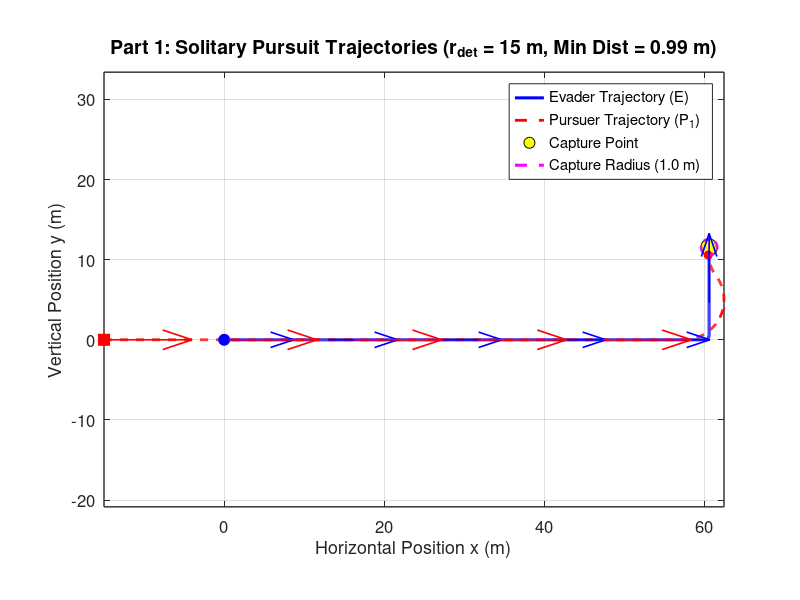
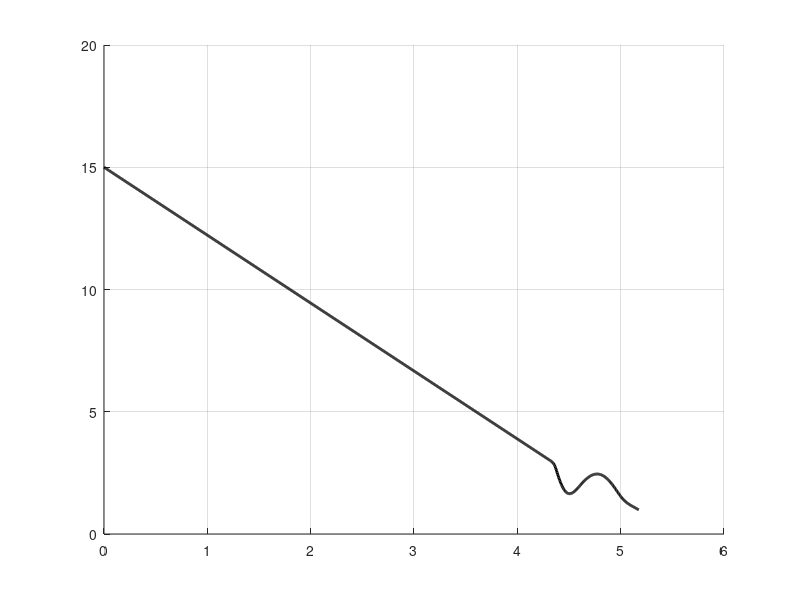

Source code (MATLAB) for these figures, in order: (Note: this script raises an error after producing the figures.)
% strategy_1_realistic_radius.m
% Part 1: Solitary Hunting with a realistic pursuer turning radius
clear; clc; close all;

%% 1. Model Parameters
v_p = 60 / 3.6;          % Pursuer speed (16.67 m/s)
v_e = 50 / 3.6;          % Evader speed (13.89 m/s)
R_p = 5.0;               % Pursuer min turning radius (m)
R_e = 0.5;               % Evader min turning radius (m)

w_p_max = v_p / R_p;     % Max angular velocity of pursuer (3.33 rad/s)
w_e_max = v_e / R_e;     % Max angular velocity of evader (27.78 rad/s)

l_cap = 1.0;             % Capture radius (m)
r_det = 25.0;            % Initial detection distance (m) [15, 50]
r_jink = 3.0;            % Critical distance where prey triggers jink (m)
T_max = 15.0;            % Raptor stamina limit (s)
dt = 0.005;              % Time step (s)
N = round(T_max / dt);
start_distances = [15, 20, 25, 30, 35];
start_angles = deg2rad([0, 15, -15, 30, -30]);
plot_folder = fullfile(pwd, 'strategy_1_realistic_radius_plots');
if ~exist(plot_folder, 'dir')
    mkdir(plot_folder);
end

for scenario = 1:5
r_det = start_distances(scenario);
%% 2. Initial Conditions (t = 0)
alpha_1 = start_angles(scenario);

% Preallocate state arrays
x_E = zeros(1, N); y_E = zeros(1, N); theta_E = zeros(1, N);
x_P = zeros(1, N); y_P = zeros(1, N); theta_P = zeros(1, N);
dist_P = zeros(1, N);
t_vec = (0:N-1) * dt;

% Set t = 0 values
x_E(1) = 0; y_E(1) = 0; theta_E(1) = 0;
x_P(1) = -r_det * cos(alpha_1);
y_P(1) =  r_det * sin(alpha_1);
theta_P(1) = 0;

captured = false;
end_idx = N;
is_jinking = false;
theta_target = 0;

%% 3. Time-Stepping Simulation Loop (Forward Euler)
for k = 1:N-1
    dist_P(k) = hypot(x_E(k) - x_P(k), y_E(k) - y_P(k));
    
    if dist_P(k) <= l_cap
        captured = true;
        end_idx = k;
        break;
    end
    
    % --- Pursuer Control (Pure Pursuit) ---
    theta_LOS = atan2(y_E(k) - y_P(k), x_E(k) - x_P(k));
    dtheta_P = atan2(sin(theta_LOS - theta_P(k)), cos(theta_LOS - theta_P(k)));
    if abs(dtheta_P) <= w_p_max * dt
        w_P = dtheta_P / dt;
    else
        w_P = w_p_max * sign(dtheta_P);
    end
    
    % --- Evader Control (Break Turn with Overshoot Reset) ---
    if is_jinking && dist_P(k) > r_jink + 1.5
        is_jinking = false;
    end

    if ~is_jinking && dist_P(k) <= r_jink
        is_jinking = true;
        theta_target = theta_LOS + pi / 2;
    end

    if is_jinking
        dtheta_E = atan2(sin(theta_target - theta_E(k)), ...
            cos(theta_target - theta_E(k)));
        if abs(dtheta_E) <= w_e_max * dt
            w_E = dtheta_E / dt;
        else
            w_E = w_e_max * sign(dtheta_E);
        end
    else
        theta_flee = theta_LOS;
        dtheta_E = atan2(sin(theta_flee - theta_E(k)), cos(theta_flee - theta_E(k)));
        if abs(dtheta_E) <= w_e_max * dt
            w_E = dtheta_E / dt;
        else
            w_E = w_e_max * sign(dtheta_E);
        end
    end
    
    % --- Euler Kinematic Updates ---
    x_P(k+1) = x_P(k) + v_p * cos(theta_P(k)) * dt;
    y_P(k+1) = y_P(k) + v_p * sin(theta_P(k)) * dt;
    theta_P(k+1) = theta_P(k) + w_P * dt;
    
    x_E(k+1) = x_E(k) + v_e * cos(theta_E(k)) * dt;
    y_E(k+1) = y_E(k) + v_e * sin(theta_E(k)) * dt;
    theta_E(k+1) = theta_E(k) + w_E * dt;
end

dist_P(end_idx) = hypot(x_E(end_idx) - x_P(end_idx), y_E(end_idx) - y_P(end_idx));

%% 4. Figure 1: Combined 2D Trajectory Plot (All Players on Same Axis)
figure('Color', 'w', 'Position', [80, 80, 1050, 700]);
hold on; grid on; axis equal;

% Plot trajectories
plot(x_E(1:end_idx), y_E(1:end_idx), 'b-', 'LineWidth', 2.2, 'DisplayName', 'Evader Trajectory (E)');
plot(x_P(1:end_idx), y_P(1:end_idx), 'r--', 'LineWidth', 2.0, 'DisplayName', 'Pursuer Trajectory (P_1)');

% Plot Start Positions (t = 0)
plot(x_E(1), y_E(1), 'bo', 'MarkerSize', 8, 'MarkerFaceColor', 'b', 'HandleVisibility', 'off');
plot(x_P(1), y_P(1), 'rs', 'MarkerSize', 8, 'MarkerFaceColor', 'r', 'HandleVisibility', 'off');

% Plot End Positions (t = T_final)
plot(x_E(end_idx), y_E(end_idx), 'ko', 'MarkerSize', 12, ...
    'MarkerFaceColor', 'y', 'DisplayName', 'Capture Point');
plot(x_P(end_idx), y_P(end_idx), 'ro', 'MarkerSize', 6, ...
    'MarkerFaceColor', 'r', 'HandleVisibility', 'off');

% Plot Capture Radius Circle around Evader's Final Position
th_circ = linspace(0, 2*pi, 100);
plot(x_E(end_idx) + l_cap*cos(th_circ), y_E(end_idx) + l_cap*sin(th_circ), ...
    'm--', 'LineWidth', 2.2, 'DisplayName', 'Capture Radius (1.0 m)');

% Plot Heading Arrows along the Path
arrow_end = max(1, end_idx - round(0.5 / dt));
if arrow_end > 1
    idx_arrows = round(linspace(1, arrow_end, 6));
    quiver(x_E(idx_arrows), y_E(idx_arrows), cos(theta_E(idx_arrows)), sin(theta_E(idx_arrows)), ...
        0.35, 'b', 'LineWidth', 1.2, 'HandleVisibility', 'off');
    quiver(x_P(idx_arrows), y_P(idx_arrows), cos(theta_P(idx_arrows)), sin(theta_P(idx_arrows)), ...
        0.35, 'r', 'LineWidth', 1.2, 'HandleVisibility', 'off');
end

set(gca, 'FontSize', 12, 'LineWidth', 1.0, 'Box', 'on');
xlabel('Horizontal Position x (m)', 'FontSize', 13);
ylabel('Vertical Position y (m)', 'FontSize', 13);
title(sprintf('Part 1: Solitary Pursuit Trajectories (r_{det} = %.0f m, Min Dist = %.2f m)', ...
    r_det, min(dist_P(1:end_idx))), 'FontSize', 14);
legend('Location', 'best');
exportgraphics(gcf, fullfile(plot_folder, sprintf('scenario_%d_trajectory.png', scenario)), 'Resolution', 200);

%% 5. Figure 2: Separation Distance Plot
figure('Color', 'w', 'Position', [180, 120, 850, 550]);
hold on; grid on;
plot(t_vec(1:end_idx), dist_P(1:end_idx), 'k-', 'LineWidth', 2.0);
yline(l_cap, 'r--', 'Capture Threshold (l = 1.0 m)', 'LineWidth', 1.5);
yline(r_jink, 'b:', 'Jink Trigger (r_{jink} = 3.0 m)', 'LineWidth', 1.5);
set(gca, 'FontSize', 12, 'LineWidth', 1.0, 'Box', 'on');
xlabel('Time t (s)', 'FontSize', 13);
ylabel('Separation Distance d_1(t) (m)', 'FontSize', 13);
title('Part 1: Predator-Prey Separation Distance vs. Time', 'FontSize', 14);
exportgraphics(gcf, fullfile(plot_folder, sprintf('scenario_%d_separation.png', scenario)), 'Resolution', 200);
close all;
end

%% 6. Jink-Distance Sweep: Capture Time Histogram
jink_distances = 1.0:0.25:8.0;
capture_times = zeros(5, numel(jink_distances));

for scenario = 1:5
    for j = 1:numel(jink_distances)
        capture_times(scenario, j) = simulate_capture_time( ...
            start_distances(scenario), start_angles(scenario), ...
            jink_distances(j), v_p, v_e, R_p, R_e, l_cap, T_max, dt);
    end
end

figure('Color', 'w', 'Position', [80, 80, 1200, 850]);
for scenario = 1:5
    subplot(3, 2, scenario);
    bar(jink_distances, capture_times(scenario, :), 1.0, ...
        'FaceColor', [0.25, 0.50, 0.85], 'EdgeColor', 'none');
    hold on; grid on;

    [max_capture_time, max_idx] = max(capture_times(scenario, :));
    plot(jink_distances(max_idx), max_capture_time, 'r^', ...
        'MarkerSize', 9, 'MarkerFaceColor', 'r');
    xline(jink_distances(max_idx), 'r--', 'LineWidth', 1.2);

    xlabel('Jink distance (m)');
    ylabel('Capture time (s)');
    title(sprintf('Scenario %d (r_{det} = %.0f m)', ...
        scenario, start_distances(scenario)));
    legend('Capture time', sprintf('Maximum: %.2f m', jink_distances(max_idx)), ...
        'Location', 'best');
    set(gca, 'FontSize', 10, 'Box', 'on');
end

sgtitle('Strategy 1: Capture Time for a Range of Jink Distances');
exportgraphics(gcf, fullfile(plot_folder, 'jink_distance_capture_time.png'), ...
    'Resolution', 200);
close all;

fprintf('Strategy 1 maximum capture times by scenario:\n');
for scenario = 1:5
    [max_capture_time, max_idx] = max(capture_times(scenario, :));
    fprintf('  Scenario %d: %.2f m jink distance -> %.2f s capture time\n', ...
        scenario, jink_distances(max_idx), max_capture_time);
end

function capture_time = simulate_capture_time(r_det, alpha_1, r_jink, ...
    v_p, v_e, R_p, R_e, l_cap, T_max, dt)
    w_p_max = v_p / R_p;
    w_e_max = v_e / R_e;
    N = round(T_max / dt);

    x_E = 0;
    y_E = 0;
    theta_E = 0;
    x_P = -r_det * cos(alpha_1);
    y_P = r_det * sin(alpha_1);
    theta_P = 0;
    capture_time = T_max;
    is_jinking = false;
    theta_target = 0;

    for k = 1:N-1
        dist_P = hypot(x_E - x_P, y_E - y_P);
        if dist_P <= l_cap
            capture_time = (k - 1) * dt;
            return;
        end

        theta_LOS = atan2(y_E - y_P, x_E - x_P);
        dtheta_P = atan2(sin(theta_LOS - theta_P), ...
            cos(theta_LOS - theta_P));
        if abs(dtheta_P) <= w_p_max * dt
            w_P = dtheta_P / dt;
        else
            w_P = w_p_max * sign(dtheta_P);
        end

        if is_jinking && dist_P > r_jink + 1.5
            is_jinking = false;
        end

        if ~is_jinking && dist_P <= r_jink
            is_jinking = true;
            theta_target = theta_LOS + pi / 2;
        end

        if is_jinking
            dtheta_E = atan2(sin(theta_target - theta_E), ...
                cos(theta_target - theta_E));
            if abs(dtheta_E) <= w_e_max * dt
                w_E = dtheta_E / dt;
            else
                w_E = w_e_max * sign(dtheta_E);
            end
        else
            theta_flee = theta_LOS;
            dtheta_E = atan2(sin(theta_flee - theta_E), ...
                cos(theta_flee - theta_E));
            if abs(dtheta_E) <= w_e_max * dt
                w_E = dtheta_E / dt;
            else
                w_E = w_e_max * sign(dtheta_E);
            end
        end

        x_P = x_P + v_p * cos(theta_P) * dt;
        y_P = y_P + v_p * sin(theta_P) * dt;
        theta_P = theta_P + w_P * dt;
        x_E = x_E + v_e * cos(theta_E) * dt;
        y_E = y_E + v_e * sin(theta_E) * dt;
        theta_E = theta_E + w_E * dt;
    end
end
